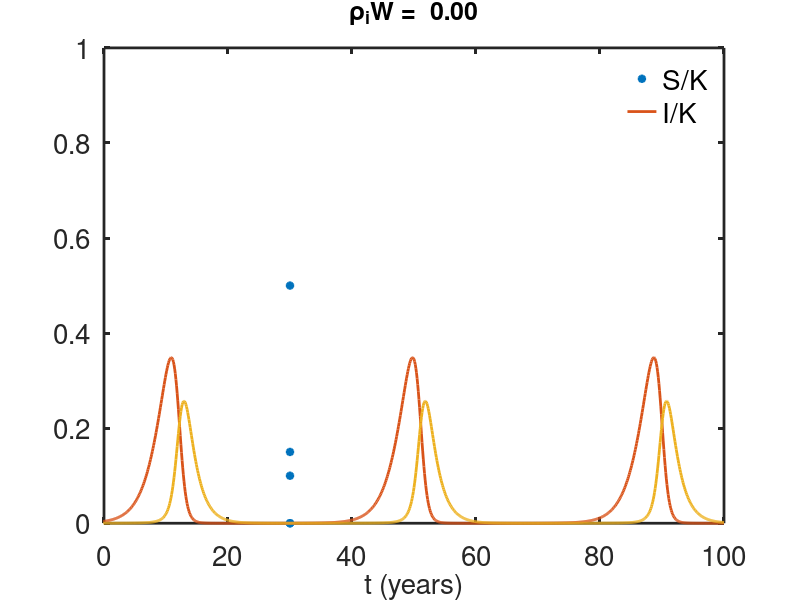
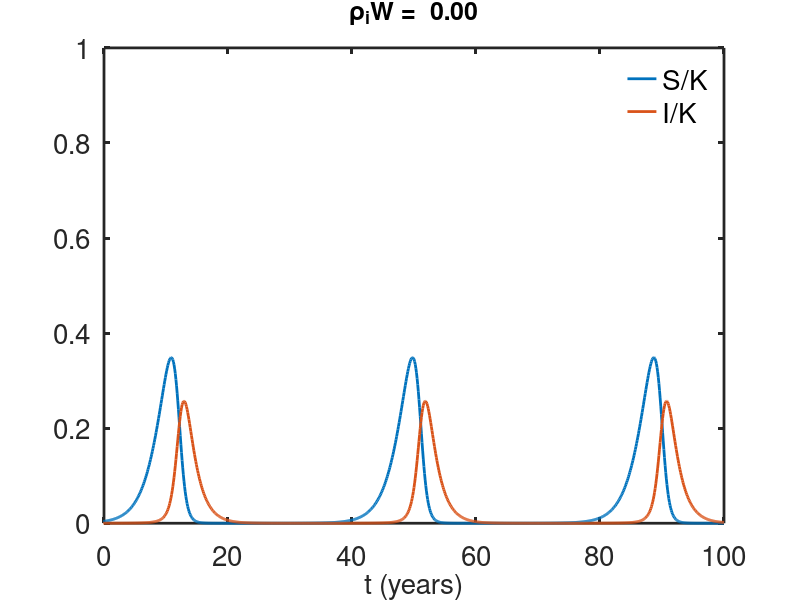
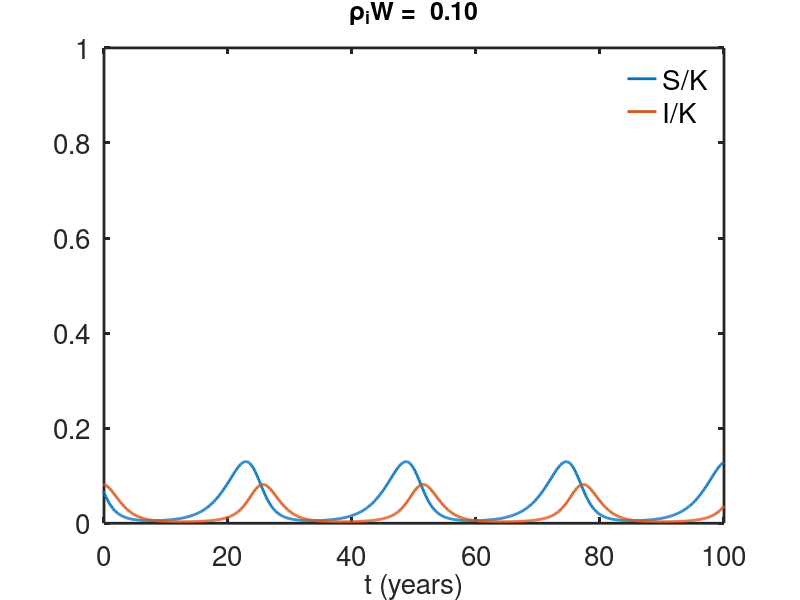
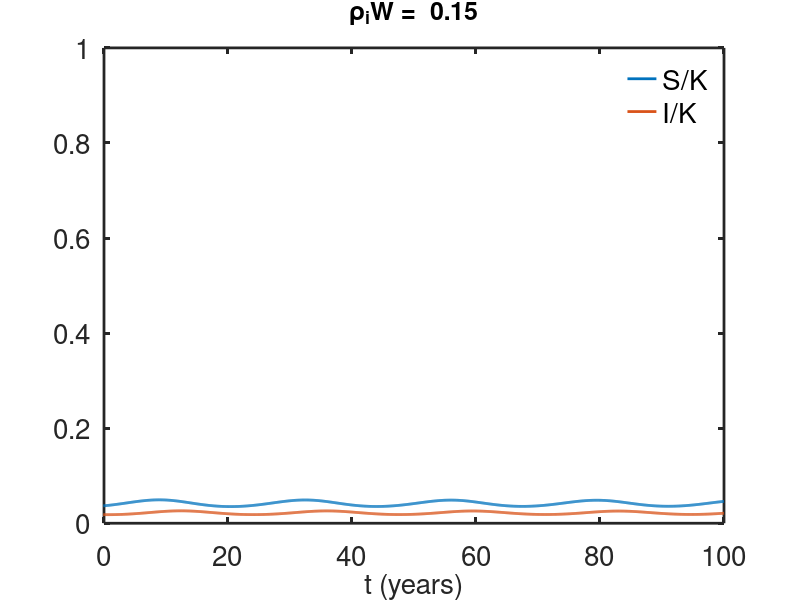

These charts were generated, in order, by the following MATLAB code:
% chronic wasting disease ode model 
%figures 1 and 3 in "The effect of predation on the dynamics of
%Chronic Wasting Disease in deer" 
function  desolver
clear all; clc; close all; 
global game gami K eps  mue mui  rhosW rhoiW  r rhofac gam xiW xifac tend Wmx

set(0,                           ...
   'defaultaxesfontsize', 20,   ...
   'defaultaxeslinewidth', 2.0, ...
   'defaultlinelinewidth', 2.0, ...
   'defaultpatchlinewidth', 1.7);

% using new notation and new model with SI term
 formatSpecF = '%6.2f\n';
 % specify parameters
 d = 0.1;
 b = 0.6;
 r=b-d;
 
 mui = 0.6;
  
 mue=0.2;
 game = 1;  %wlog
 gami = 0.1;
  
 eps = 0.1 ;
  rhofac = 0.5;
 xifac=0; 
 
  K = 30;
   gam = eps*game+gami*mue;
 % the list of rho_iW values
plist = [0,0,0.1,0.15, 0.5 ];
 
 % figure(10)
 plot(K*ones(length(plist),1),plist,'*')
 hold on

for j = 1:length(plist)
    rhoiW = plist(j);   
    rhosW = rhoiW*rhofac;
    xiW = xifac*rhoiW;


 %specify the output points
t_start = -1500;
tstep = 0.1;
t_end = 100;
tend=t_end;
tspan = [t_start:tstep:t_end];

s0 = [K;0.01;0];  %  format s0 = [U;V;...] as a column vector
% integrate the ode's
[T,S] = ode23s(@deRHS,tspan, s0, odeset('maxstep',1));  
X = S(:,1);
Y = S(:,2);
E = S(:,3);
 % plot the time course of the solution  
figure(j)
plot(T,X/K,T,Y/K  , 'linewidth',2)
legend('boxoff')
legend('S/K','I/K','fontsize',20)
 xlabel('t (years)','fontsize',20)
  axis([0 tend 0 1])
  title( strcat('\rho_iW = ',sprintf(formatSpecF,rhoiW)),'fontsize',18)
  hold on

  % plot the I-S phase portrait of the solution
  figure(4+j)
plot( X/K, Y/K , 'linewidth',2)
%legend('S/K','I/K','E','fontsize',20)
 xlabel('S/K','fontsize',20)
 ylabel('I/K')
  title( strcat('\rho_iW = ',sprintf(formatSpecF,rhoiW)),'fontsize',18)
  
end
 
 %the bifurcation diagram
 
% the endemic curve
 
   rhoiW = 0:0.01:0.99;
   rhosW =  rhoiW*rhofac;
   xiW = xifac*rhoiW;
  
  Kt = r*mue*( mui  +  rhoiW)./( eps.*(1+xiW)*game.*(r - rhosW) + gami*mue*r -  gami*mue*rhosW);
  
  figure(10)
plot( Kt, rhoiW , Kt,  r*ones(length(K),1)/rhofac)
hold on
 
 
xlabel('K')
ylabel('\rho_iW')
text(60,0.1,'III','fontsize',18)
text(60,0.5,'II','fontsize',18)

text(10, 0.9 ,'I','fontsize',18)

text(10,1.2,'IV','fontsize',18)
   %the Hopf bifurcation curve
  
  [kp,rhoiW] = meshgrid(0:.25:150,0:.01:1);
   
  Hc=Hpf(kp,rhoiW);
 
 figure(10)
 contour(kp,rhoiW,Hc,[0,0] ,'linewidth',2)
 
  axis([0 100 0 1]) 
 
hold off
 
end

%the right hand side for ode simulation:
function s_prime=deRHS(t,s)
global game gami K eps  mue mui  rhosW rhoiW  r xiW
S = s(1);
II = s(2);
E = s(3);
 
fS= r*S*(1- (S+II)/K)-game*S*E -gami*S*II -rhosW*S;
                
fII=game*S*E+ gami*S*II -mui*II-rhoiW*II;
                  
fE=eps*(1+xiW)*II-mue*E;

 s_prime = [fS,fII, fE]'  ;
end

% the Hopf bifurcation curve
function out = Hpf(K,rhoiW)
global  game gami  eps  mue mui r rhofac xifac 
 rhosW=rhoiW*rhofac;
 xiW = xifac*rhoiW;
    gam = eps*(1+xiW)*game+gami*mue;
 M = rhoiW+mui;
   beta = (M.*(3*mue+r - rhosW) + M.^2 +  mue^2);
  % this formula assumes xiW=0;
   c3=eps*game.*gam.^2.*(r-rhosW).*(gam-M*gami);
   c2=-gam.*r.*(gami*mue.*(2*M.^2*gami*mue-3*gam.*M.^2-3*gam.*M*mue)+beta.*gam.^2);
   c1=-mue*r^2.*(gami*mue*(M.^2*gami*mue-3*gam.*M.^2-2*gam.*M*mue)+beta.*gam.^2);
   c0=-M.*r^3*mue^3.*(gam-M*gami);
   out = K.^3.*c3 +K.^2.*c2+K.*c1+c0;
 
end
 
